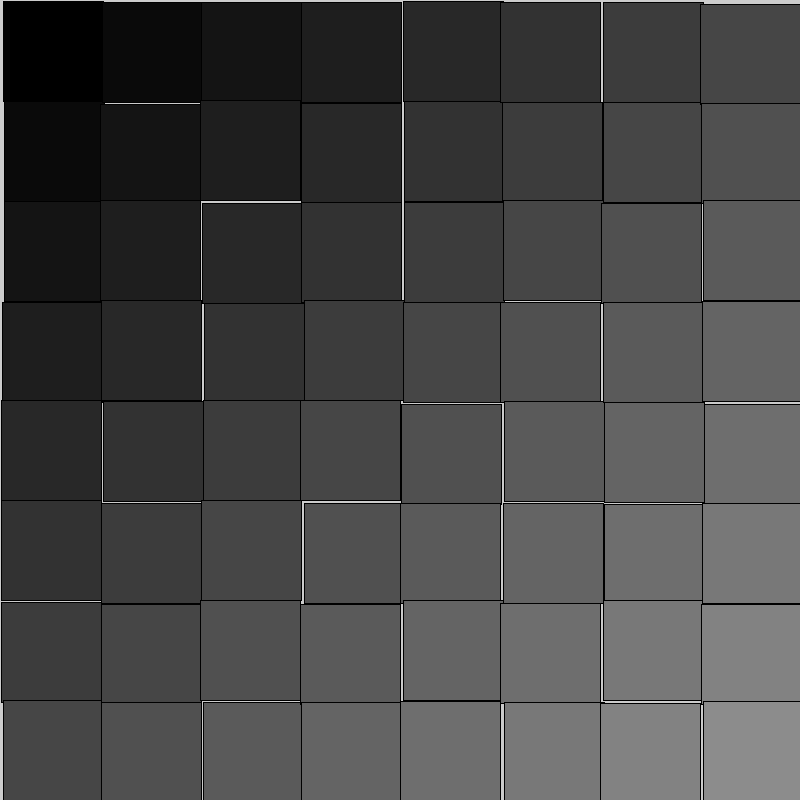
Frame 1 (no input)
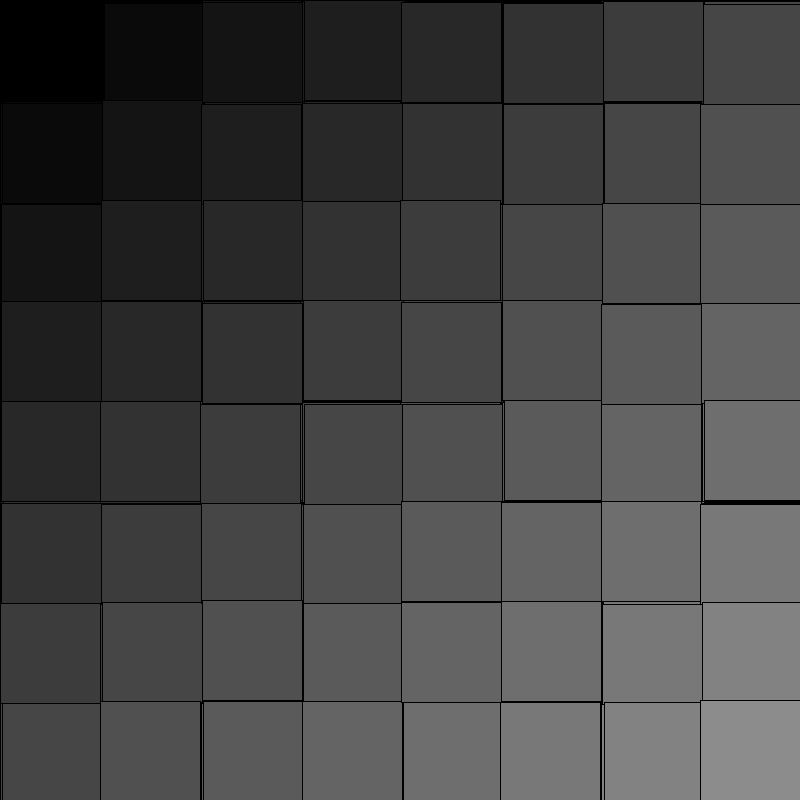
Frame 60 (the mouse pressed at the canvas centre just before this capture)
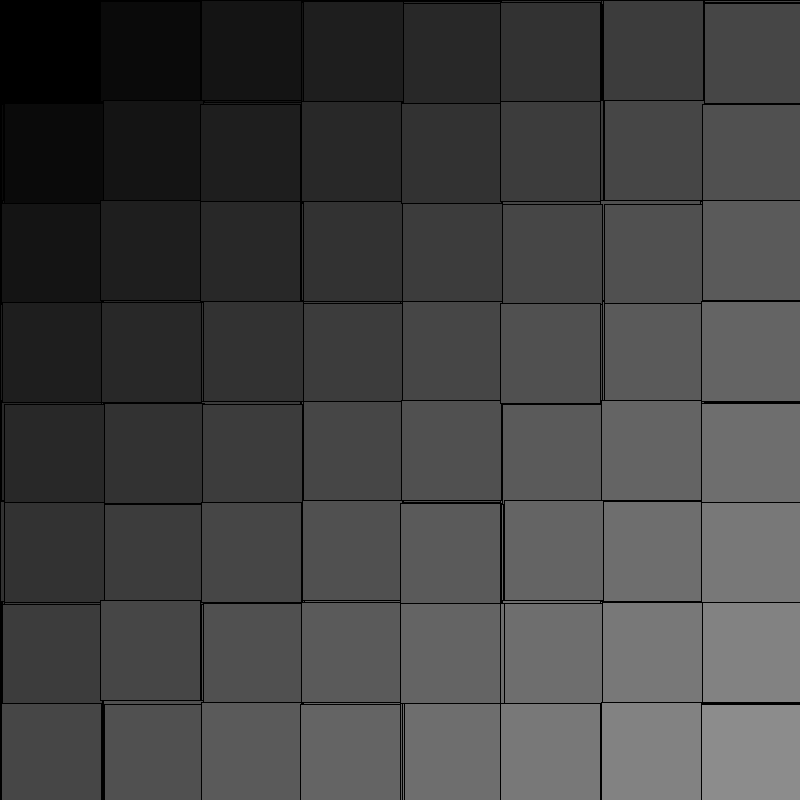
Frame 120 (the mouse held since frame 60 and released just before this capture)

The Processing sketch that drew these frames (run headless with seeded random() and noise(); from frame 60 on, the mouse is pressed at the canvas centre):

// Processing sketch: firkantskust_
// ── firkantskust_.pde
void setup(){
size(800,800);
}

void draw(){
for(int row=0;row<10 ;row++){
  for(int colum=0;colum<10;colum++){
    fill(10*row+10*colum);
    rect(100*row+random(5),100*colum+random(5),100,100);
 
  
}
}
}
